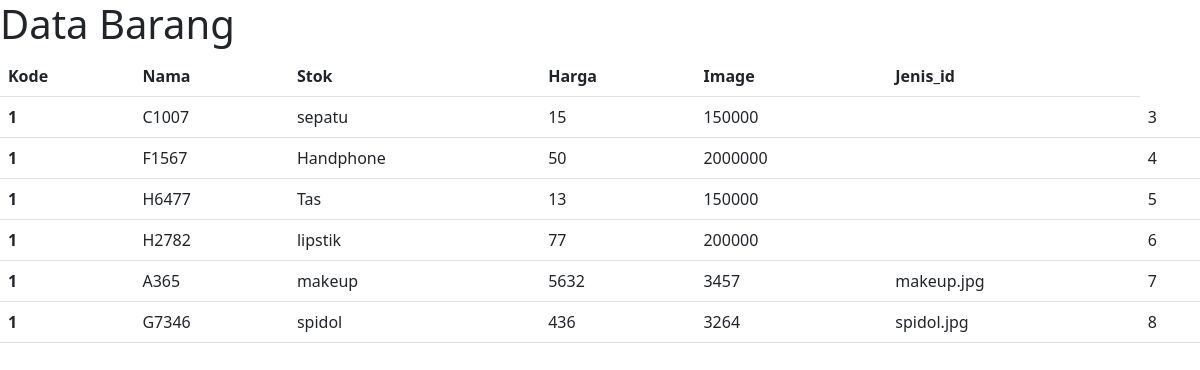
/brgview/, run on the app's committed database.
### dashboard/models.py (models this page shows, shortened)
class Barang (models.Model):
    kodebrg=models.CharField(max_length=8)
    nama=models.CharField(max_length=50)
    stok=models.IntegerField()
    harga=models.BigIntegerField()
    link_gbr=models.CharField(max_length=150, blank=True)
    waktu_posting=models.DateTimeField(auto_now_add=True)
    Jenis_id=models.ForeignKey(Jenis, on_delete=models.CASCADE, null=True)

### dashboard/views.py (the view)
# urls.py: path('brgview/', Barang_view, name='brgview'),
def Barang_view(request):
    barangs=Barang.objects.all()
    konteks={
        'barangs':barangs,
    }
    return render(request,'tampil_barang.html',konteks)

### templates/Tampil_barang.html (shortened to what this page needs)
{%load static%}
{%block content%}
<!doctype html>
<html lang="en">
  <head>
    <link href="https://cdn.jsdelivr.net/npm/bootstrap@5.2.2/dist/css/bootstrap.min.css" rel="stylesheet">
  </head>
  <body>
    <h1>Data Barang</h1>
    <table class="table">
        <thead>
          <tr>
            <th scope="col">Kode</th>
            <th scope="col">Nama</th>
            <th scope="col">Stok</th>
            <th scope="col">Harga</th>
            <th scope="col">Image</th>
            <th scope="col">Jenis_id</th>
          </tr>
        </thead>
        <tbody>
            {%for Barang in barangs%}
          <tr>
            <th scope="row">1</th>
            <td>{{ Barang.kodebrg }}</td>
            <td>{{ Barang.nama }}</td>
            <td>{{ Barang.stok }}</td>
            <td>{{ Barang.harga }}</td>
            <td>{{ Barang.link_gbr }}</td>
            <td>{{ Barang.Jenis_id_id }}</td>
          </tr>
         {% endfor %}
        </tbody>
      </table>
  </body>
</html>
{%endblock%}

### data on the page
Barang: kodebrg "C1007", nama "sepatu", stok "15", harga "150000", Jenis_id_id "3"
Barang: kodebrg "F1567", nama "Handphone", stok "50", harga "2000000", Jenis_id_id "4"
Barang: kodebrg "H6477", nama "Tas", stok "13", harga "150000", Jenis_id_id "5"
Barang: kodebrg "H2782", nama "lipstik", stok "77", harga "200000", Jenis_id_id "6"
Barang: kodebrg "A365", nama "makeup", stok "5632", harga "3457", link_gbr "makeup.jpg", Jenis_id_id "7"
Barang: kodebrg "G7346", nama "spidol", stok "436", harga "3264", link_gbr "spidol.jpg", Jenis_id_id "8"
